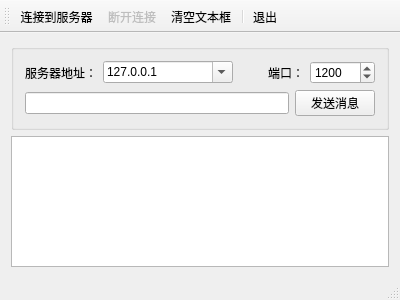
<?xml version="1.0" encoding="UTF-8"?>
<ui version="4.0">
 <class>MainWindow</class>
 <widget class="QMainWindow" name="MainWindow">
  <property name="geometry">
   <rect>
    <x>0</x>
    <y>0</y>
    <width>400</width>
    <height>300</height>
   </rect>
  </property>
  <property name="windowTitle">
   <string>MainWindow</string>
  </property>
  <widget class="QWidget" name="centralWidget">
   <layout class="QVBoxLayout" name="verticalLayout_2">
    <item>
     <widget class="QGroupBox" name="groupBox">
      <property name="title">
       <string/>
      </property>
      <layout class="QVBoxLayout" name="verticalLayout">
       <item>
        <layout class="QHBoxLayout" name="horizontalLayout_2">
         <item>
          <widget class="QLabel" name="label">
           <property name="text">
            <string>服务器地址：</string>
           </property>
          </widget>
         </item>
         <item>
          <widget class="QComboBox" name="comboServer">
           <property name="minimumSize">
            <size>
             <width>130</width>
             <height>0</height>
            </size>
           </property>
           <property name="editable">
            <bool>true</bool>
           </property>
           <item>
            <property name="text">
             <string>127.0.0.1</string>
            </property>
           </item>
           <item>
            <property name="text">
             <string>localHost</string>
            </property>
           </item>
          </widget>
         </item>
         <item>
          <widget class="QLabel" name="label_2">
           <property name="text">
            <string>端口：</string>
           </property>
           <property name="alignment">
            <set>Qt::AlignRight|Qt::AlignTrailing|Qt::AlignVCenter</set>
           </property>
          </widget>
         </item>
         <item>
          <widget class="QSpinBox" name="spinPort">
           <property name="minimumSize">
            <size>
             <width>0</width>
             <height>0</height>
            </size>
           </property>
           <property name="minimum">
            <number>1</number>
           </property>
           <property name="maximum">
            <number>65535</number>
           </property>
           <property name="value">
            <number>1200</number>
           </property>
          </widget>
         </item>
        </layout>
       </item>
       <item>
        <layout class="QHBoxLayout" name="horizontalLayout">
         <item>
          <widget class="QLineEdit" name="editMsg"/>
         </item>
         <item>
          <widget class="QPushButton" name="btnSend">
           <property name="text">
            <string>发送消息</string>
           </property>
          </widget>
         </item>
        </layout>
       </item>
      </layout>
     </widget>
    </item>
    <item>
     <widget class="QPlainTextEdit" name="plainTextEdit"/>
    </item>
   </layout>
  </widget>
  <widget class="QMenuBar" name="menuBar">
   <property name="geometry">
    <rect>
     <x>0</x>
     <y>0</y>
     <width>400</width>
     <height>17</height>
    </rect>
   </property>
  </widget>
  <widget class="QToolBar" name="mainToolBar">
   <property name="toolButtonStyle">
    <enum>Qt::ToolButtonTextUnderIcon</enum>
   </property>
   <attribute name="toolBarArea">
    <enum>TopToolBarArea</enum>
   </attribute>
   <attribute name="toolBarBreak">
    <bool>false</bool>
   </attribute>
   <addaction name="actConnect"/>
   <addaction name="actDisconnect"/>
   <addaction name="actClear"/>
   <addaction name="separator"/>
   <addaction name="actQuit"/>
  </widget>
  <widget class="QStatusBar" name="statusBar"/>
  <action name="actConnect">
   <property name="icon">
    <iconset>
     <normaloff>:/images/images/051.JPG</normaloff>:/images/images/051.JPG</iconset>
   </property>
   <property name="text">
    <string>连接到服务器</string>
   </property>
   <property name="toolTip">
    <string>连接到TCP服务器</string>
   </property>
  </action>
  <action name="actDisconnect">
   <property name="enabled">
    <bool>false</bool>
   </property>
   <property name="icon">
    <iconset>
     <normaloff>:/images/images/075.JPG</normaloff>:/images/images/075.JPG</iconset>
   </property>
   <property name="text">
    <string>断开连接</string>
   </property>
   <property name="toolTip">
    <string>断开TCP连接</string>
   </property>
  </action>
  <action name="actQuit">
   <property name="icon">
    <iconset resource="../Server/res.qrc">
     <normaloff>:/images/images/132.bmp</normaloff>:/images/images/132.bmp</iconset>
   </property>
   <property name="text">
    <string>退出</string>
   </property>
   <property name="toolTip">
    <string>退出本窗口</string>
   </property>
  </action>
  <action name="actClear">
   <property name="icon">
    <iconset resource="../Server/res.qrc">
     <normaloff>:/images/images/212.bmp</normaloff>:/images/images/212.bmp</iconset>
   </property>
   <property name="text">
    <string>清空文本框</string>
   </property>
   <property name="toolTip">
    <string>清空文本框</string>
   </property>
  </action>
 </widget>
 <layoutdefault spacing="6" margin="11"/>
 <resources/>
 <connections>
  <connection>
   <sender>actQuit</sender>
   <signal>triggered()</signal>
   <receiver>MainWindow</receiver>
   <slot>close()</slot>
   <hints>
    <hint type="sourcelabel">
     <x>-1</x>
     <y>-1</y>
    </hint>
    <hint type="destinationlabel">
     <x>199</x>
     <y>149</y>
    </hint>
   </hints>
  </connection>
 </connections>
</ui>
